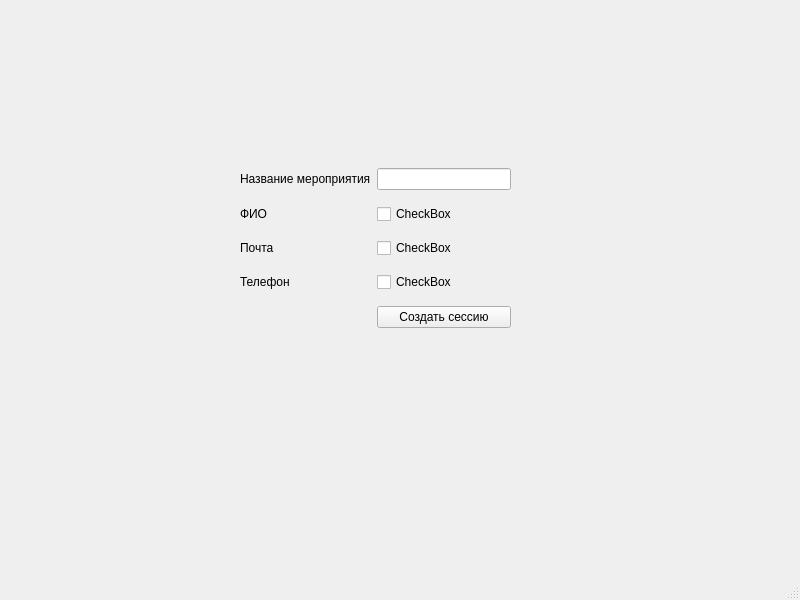
<?xml version="1.0" encoding="UTF-8"?>
<ui version="4.0">
 <class>MainWindow</class>
 <widget class="QMainWindow" name="MainWindow">
  <property name="geometry">
   <rect>
    <x>0</x>
    <y>0</y>
    <width>800</width>
    <height>600</height>
   </rect>
  </property>
  <property name="windowTitle">
   <string>MainWindow</string>
  </property>
  <widget class="QWidget" name="centralwidget">
   <widget class="QWidget" name="gridLayoutWidget">
    <property name="geometry">
     <rect>
      <x>240</x>
      <y>160</y>
      <width>271</width>
      <height>181</height>
     </rect>
    </property>
    <layout class="QGridLayout" name="gridLayout">
     <item row="2" column="1">
      <widget class="QCheckBox" name="email_box">
       <property name="text">
        <string>CheckBox</string>
       </property>
      </widget>
     </item>
     <item row="0" column="1">
      <widget class="QLineEdit" name="event_name"/>
     </item>
     <item row="1" column="0">
      <widget class="QLabel" name="label_2">
       <property name="text">
        <string>ФИО</string>
       </property>
      </widget>
     </item>
     <item row="3" column="0">
      <widget class="QLabel" name="label_4">
       <property name="text">
        <string>Телефон</string>
       </property>
      </widget>
     </item>
     <item row="3" column="1">
      <widget class="QCheckBox" name="phone_box">
       <property name="text">
        <string>CheckBox</string>
       </property>
      </widget>
     </item>
     <item row="1" column="1">
      <widget class="QCheckBox" name="fio_box">
       <property name="text">
        <string>CheckBox</string>
       </property>
      </widget>
     </item>
     <item row="2" column="0">
      <widget class="QLabel" name="label_3">
       <property name="text">
        <string>Почта</string>
       </property>
      </widget>
     </item>
     <item row="0" column="0">
      <widget class="QLabel" name="label">
       <property name="text">
        <string>Название мероприятия</string>
       </property>
      </widget>
     </item>
     <item row="4" column="1">
      <widget class="QPushButton" name="create_session_button">
       <property name="text">
        <string>Создать сессию</string>
       </property>
      </widget>
     </item>
    </layout>
   </widget>
  </widget>
  <widget class="QMenuBar" name="menubar">
   <property name="geometry">
    <rect>
     <x>0</x>
     <y>0</y>
     <width>800</width>
     <height>25</height>
    </rect>
   </property>
  </widget>
  <widget class="QStatusBar" name="statusbar"/>
 </widget>
 <resources/>
 <connections/>
</ui>
